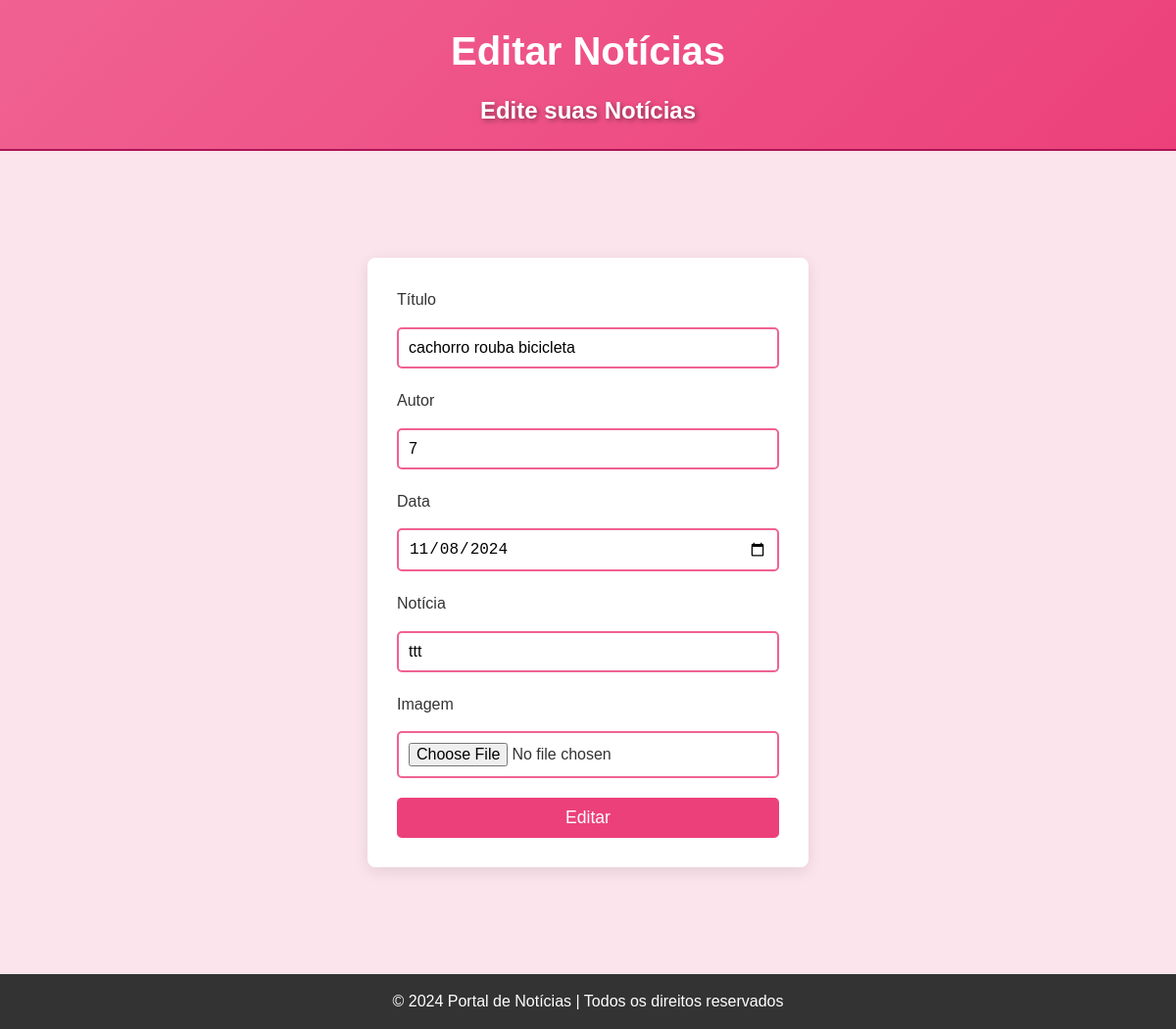
/projetocrud/editarNoticia.php?id=12 (signed in), run on the app's committed database.
### tables this page shows
CREATE TABLE `noticias` (
  `id` int(11) NOT NULL,
  `titulo` varchar(255) NOT NULL,
  `autor` int(11) NOT NULL,
  `data` date NOT NULL,
  `noticia` varchar(255) NOT NULL,
  `imagem` varchar(255) NOT NULL
);

### projetocrud/classes/Noticia.php (called while the page is built, shortened)
<?php
class Noticia
{
    private $conn;
    private $table_name = "noticias";
    public function __construct($db)
    {
        $this->conn = $db;
    }
    public function lerPorId($id)
    {
        $query = "SELECT * FROM " . $this->table_name . " WHERE id = ?";
        $stmt = $this->conn->prepare($query);
        $stmt->execute([$id]);
        return $stmt->fetch(PDO::FETCH_ASSOC);
    }
}

### projetocrud/editarNoticia.php (the view, shortened to what this page needs)
<?php
include_once './config/config.php';
include_once './classes/Noticia.php';
$noticia = new Noticia($db);
if (isset($_GET['id'])) {
    $id = $_GET['id'];
    $row = $noticia->lerPorId($id);
}
?>
<!DOCTYPE html>
<html lang="pt-br">
<head>
</head>
<body>
<header>
    <h1>Editar Notícias</h1>
    <h3>Edite suas Notícias</h3>
</header>
<div class="container">
    <div class="box">
        <form method="POST" enctype="multipart/form-data">
            <label for="titulo">Título</label>
            <input type="text" name="titulo" value="<?php echo $row['titulo']; ?>" required>
            <label for="autor">Autor</label>
            <input type="text" name="autor" value="<?php echo $row['autor']; ?>" required>
            <label for="data">Data</label>
            <input type="date" name="data" value="<?php echo $row['data']; ?>" required>
            <label for="noticia">Notícia</label>
            <input type="text" name="noticia" value="<?php echo $row['noticia']; ?>" required>
            <label for="imagem">Imagem</label>
            <input type="file" name="imagem" required>
            <button type="submit">Editar</button>
        </form>
    </div>
</div>
<footer>
    <div class="footer">
        <p>&copy; 2024 Portal de Notícias | Todos os direitos reservados</p>
    </div>
</footer>
</body>
</html>

### projetocrud/editarNoticia.php (style rules this page uses)
* { margin: 0; padding: 0; box-sizing: border-box; }
body { font-family: 'Arial', sans-serif; background-color: #fce4ec; color: #333; line-height: 1.6; margin: 0; padding: 0; }
header { background: linear-gradient(135deg, #f06292, #ec407a); color: white; padding: 20px 0; text-align: center; width: 100%; box-sizing: border-box; border-bottom: 2px solid #ad1457; position: relative; }
header h1 { font-size: 2.5rem; margin: 0; }
header h3 { font-size: 1.5rem; margin-top: 10px; font-weight: 700; color: #fff; text-shadow: 2px 2px 5px rgba(0, 0, 0, 0.4); }
.container { display: flex; justify-content: center; align-items: center; height: calc(100vh - 160px); padding: 20px; margin-top: 100px; }
.box { width: 100%; max-width: 450px; background-color: #fff; padding: 30px; border-radius: 8px; box-shadow: 0 4px 15px rgba(0, 0, 0, 0.1); }
form label { font-size: 1rem; margin-bottom: 5px; display: block; }
form input[type="text"], form input[type="date"], form input[type="file"], form select, form textarea { width: 100%; padding: 10px; margin: 10px 0 20px; border: 2px solid #f06292; border-radius: 5px; box-sizing: border-box; font-size: 1rem; }
form button { width: 100%; padding: 10px; background-color: #ec407a; color: white; font-size: 1.1rem; border: none; border-radius: 5px; cursor: pointer; transition: background-color 0.3s ease; }
.footer { text-align: center; padding: 15px; background-color: #333; color: white; margin-top: 100px; width: 100%; }

### data on the page
noticias: titulo "cachorro rouba bicicleta", autor "7", data "11/08/2024", noticia "ttt"
